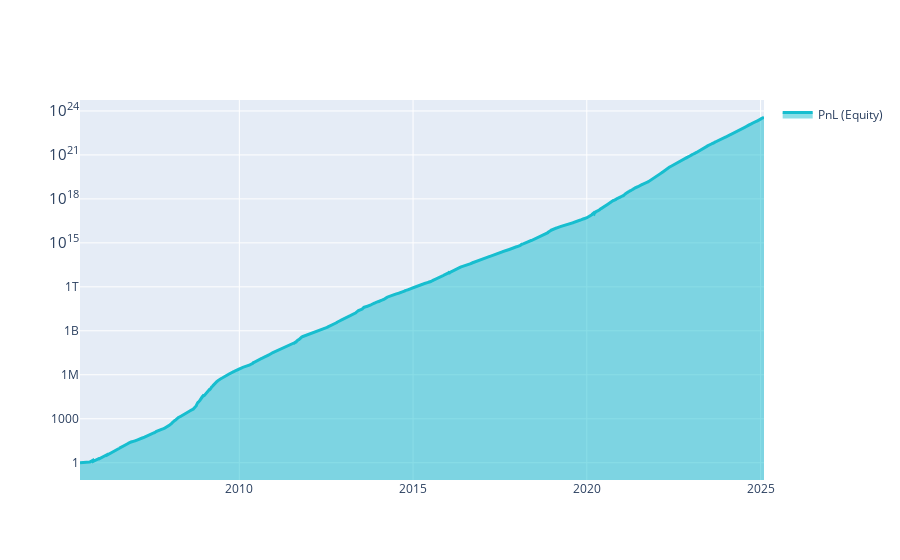

This figure's notebook cell:
### Markdown cell above
The sharpe ratio using the method above follows from **forward looking**. Predictions for (let us say) 2017 know about the relation between features and targets in 2020. Let us visualize the results:

### Code cell
import qnt.graph as qngraph

statistics = qnstats.calc_stat(stock_data, weights)

display(statistics.to_pandas().tail())

performance = statistics.to_pandas()["equity"]
qngraph.make_plot_filled(performance.index, performance, name="PnL (Equity)", type="log")

display(statistics[-1:].sel(field = ["sharpe_ratio"]).transpose().to_pandas())

# check for correlations with existing strategies:
qnstats.print_correlation(weights,stock_data)

### Figure 1 — Plotly figure (JSON) as saved in the notebook; plotly's stock layout.template omitted (floating-point values rounded to 4 significant figures; data arrays with more than 128 entries replaced by an {"elided": "..."} marker saying what was removed)
{"data": [{"fill": "tonexty", "line": {"color": "#17BECF", "width": 3}, "name": "PnL (Equity)", "type": "scatter", "x": {"elided": "4954 str values"}, "y": {"elided": "4954 float values"}}], "layout": {"showlegend": true, "yaxis": {"range": [-1.178, 24.75], "type": "log"}}}
